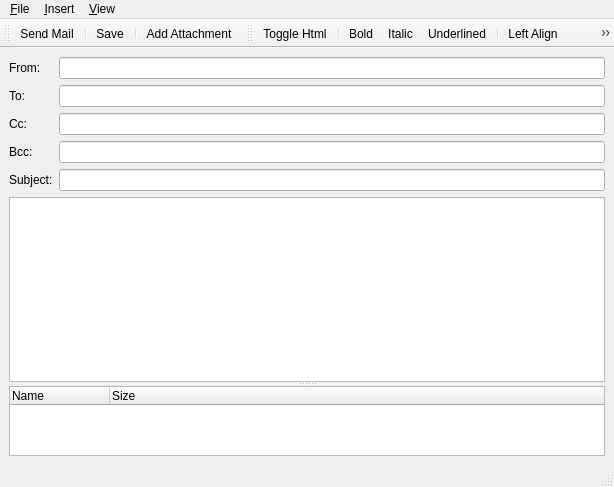
<ui version="4.0" >
 <class>MailEditorDialog</class>
 <widget class="QMainWindow" name="MailEditorDialog" >
  <property name="geometry" >
   <rect>
    <x>0</x>
    <y>0</y>
    <width>614</width>
    <height>487</height>
   </rect>
  </property>
  <property name="windowTitle" >
   <string>Nuntius Leo - Editor</string>
  </property>
  <property name="windowIcon" >
   <iconset resource="../resources.qrc" >
    <normaloff>:/img/images/mail_new.png</normaloff>:/img/images/mail_new.png</iconset>
  </property>
  <widget class="QWidget" name="centralwidget" >
   <property name="geometry" >
    <rect>
     <x>0</x>
     <y>55</y>
     <width>614</width>
     <height>410</height>
    </rect>
   </property>
   <layout class="QGridLayout" name="gridLayout" >
    <item row="0" column="0" >
     <widget class="QLabel" name="label" >
      <property name="text" >
       <string>From:</string>
      </property>
     </widget>
    </item>
    <item row="0" column="1" >
     <widget class="QLineEdit" name="from" >
      <property name="text" >
       <string/>
      </property>
     </widget>
    </item>
    <item row="1" column="0" >
     <widget class="QLabel" name="label_2" >
      <property name="text" >
       <string>To:</string>
      </property>
     </widget>
    </item>
    <item row="1" column="1" >
     <widget class="QLineEdit" name="to" >
      <property name="text" >
       <string/>
      </property>
     </widget>
    </item>
    <item row="2" column="0" >
     <widget class="QLabel" name="label_4" >
      <property name="text" >
       <string>Cc:</string>
      </property>
     </widget>
    </item>
    <item row="2" column="1" >
     <widget class="QLineEdit" name="cc" />
    </item>
    <item row="3" column="0" >
     <widget class="QLabel" name="label_5" >
      <property name="text" >
       <string>Bcc:</string>
      </property>
     </widget>
    </item>
    <item row="3" column="1" >
     <widget class="QLineEdit" name="bcc" />
    </item>
    <item row="4" column="0" >
     <widget class="QLabel" name="label_3" >
      <property name="text" >
       <string>Subject:</string>
      </property>
     </widget>
    </item>
    <item row="4" column="1" >
     <widget class="QLineEdit" name="subject" >
      <property name="text" >
       <string/>
      </property>
     </widget>
    </item>
    <item row="5" column="0" colspan="2" >
     <widget class="QSplitter" name="splitter" >
      <property name="orientation" >
       <enum>Qt::Vertical</enum>
      </property>
      <widget class="QTextEdit" name="text" >
       <property name="sizePolicy" >
        <sizepolicy vsizetype="Expanding" hsizetype="Expanding" >
         <horstretch>0</horstretch>
         <verstretch>4</verstretch>
        </sizepolicy>
       </property>
       <property name="html" >
        <string>&lt;!DOCTYPE HTML PUBLIC "-//W3C//DTD HTML 4.0//EN" "http://www.w3.org/TR/REC-html40/strict.dtd">
&lt;html>&lt;head>&lt;meta name="qrichtext" content="1" />&lt;style type="text/css">
p, li { white-space: pre-wrap; }
&lt;/style>&lt;/head>&lt;body style=" font-family:'Sans Serif'; font-size:10pt; font-weight:400; font-style:normal;">
&lt;p style="-qt-paragraph-type:empty; margin-top:0px; margin-bottom:0px; margin-left:0px; margin-right:0px; -qt-block-indent:0; text-indent:0px;">&lt;/p>&lt;/body>&lt;/html></string>
       </property>
      </widget>
      <widget class="QTreeWidget" name="attachments" >
       <property name="sizePolicy" >
        <sizepolicy vsizetype="Expanding" hsizetype="Expanding" >
         <horstretch>0</horstretch>
         <verstretch>1</verstretch>
        </sizepolicy>
       </property>
       <column>
        <property name="text" >
         <string>Name</string>
        </property>
       </column>
       <column>
        <property name="text" >
         <string>Size</string>
        </property>
       </column>
      </widget>
     </widget>
    </item>
   </layout>
  </widget>
  <widget class="QMenuBar" name="menubar" >
   <property name="geometry" >
    <rect>
     <x>0</x>
     <y>0</y>
     <width>614</width>
     <height>25</height>
    </rect>
   </property>
   <widget class="QMenu" name="menu_File" >
    <property name="title" >
     <string>&amp;File</string>
    </property>
    <addaction name="actionSendMail" />
    <addaction name="actionSave" />
    <addaction name="separator" />
    <addaction name="actionExit" />
   </widget>
   <widget class="QMenu" name="menu_Insert" >
    <property name="title" >
     <string>&amp;Insert</string>
    </property>
    <addaction name="actionAddAttachment" />
   </widget>
   <widget class="QMenu" name="menu_View" >
    <property name="title" >
     <string>&amp;View</string>
    </property>
   </widget>
   <addaction name="menu_File" />
   <addaction name="menu_Insert" />
   <addaction name="menu_View" />
  </widget>
  <widget class="QStatusBar" name="statusbar" >
   <property name="geometry" >
    <rect>
     <x>0</x>
     <y>465</y>
     <width>614</width>
     <height>22</height>
    </rect>
   </property>
  </widget>
  <widget class="QToolBar" name="fileToolBar" >
   <property name="geometry" >
    <rect>
     <x>0</x>
     <y>25</y>
     <width>99</width>
     <height>30</height>
    </rect>
   </property>
   <property name="windowTitle" >
    <string>Toolbar</string>
   </property>
   <attribute name="toolBarArea" >
    <enum>TopToolBarArea</enum>
   </attribute>
   <attribute name="toolBarBreak" >
    <bool>false</bool>
   </attribute>
   <addaction name="actionSendMail" />
   <addaction name="separator" />
   <addaction name="actionSave" />
   <addaction name="separator" />
   <addaction name="actionAddAttachment" />
  </widget>
  <widget class="QToolBar" name="textEditToolBar" >
   <property name="geometry" >
    <rect>
     <x>99</x>
     <y>25</y>
     <width>515</width>
     <height>30</height>
    </rect>
   </property>
   <property name="windowTitle" >
    <string>Editor Toolbar</string>
   </property>
   <attribute name="toolBarArea" >
    <enum>TopToolBarArea</enum>
   </attribute>
   <attribute name="toolBarBreak" >
    <bool>false</bool>
   </attribute>
   <addaction name="actionToggleHtml" />
   <addaction name="separator" />
   <addaction name="actionBold" />
   <addaction name="actionItalic" />
   <addaction name="actionUnderlined" />
   <addaction name="separator" />
   <addaction name="actionAlignmentLeft" />
   <addaction name="actionAlignmentCenter" />
   <addaction name="actionAlignmentRight" />
   <addaction name="actionAlignmentJustified" />
  </widget>
  <action name="actionSendMail" >
   <property name="icon" >
    <iconset resource="../resources.qrc" >
     <normaloff>:/img/images/mail_send.png</normaloff>:/img/images/mail_send.png</iconset>
   </property>
   <property name="text" >
    <string>Send Mail</string>
   </property>
  </action>
  <action name="actionBold" >
   <property name="checkable" >
    <bool>true</bool>
   </property>
   <property name="icon" >
    <iconset resource="../resources.qrc" >
     <normaloff>:/img/images/text_bold.png</normaloff>:/img/images/text_bold.png</iconset>
   </property>
   <property name="text" >
    <string>Bold</string>
   </property>
  </action>
  <action name="actionItalic" >
   <property name="checkable" >
    <bool>true</bool>
   </property>
   <property name="icon" >
    <iconset resource="../resources.qrc" >
     <normaloff>:/img/images/text_italic.png</normaloff>:/img/images/text_italic.png</iconset>
   </property>
   <property name="text" >
    <string>Italic</string>
   </property>
  </action>
  <action name="actionUnderlined" >
   <property name="checkable" >
    <bool>true</bool>
   </property>
   <property name="icon" >
    <iconset resource="../resources.qrc" >
     <normaloff>:/img/images/text_under.png</normaloff>:/img/images/text_under.png</iconset>
   </property>
   <property name="text" >
    <string>Underlined</string>
   </property>
  </action>
  <action name="actionExit" >
   <property name="icon" >
    <iconset resource="../resources.qrc" >
     <normaloff>:/img/images/exit.png</normaloff>:/img/images/exit.png</iconset>
   </property>
   <property name="text" >
    <string>&amp;Exit</string>
   </property>
  </action>
  <action name="actionAlignmentLeft" >
   <property name="checkable" >
    <bool>true</bool>
   </property>
   <property name="icon" >
    <iconset resource="../resources.qrc" >
     <normaloff>:/img/images/text_left.png</normaloff>:/img/images/text_left.png</iconset>
   </property>
   <property name="text" >
    <string>Left Align</string>
   </property>
  </action>
  <action name="actionAlignmentCenter" >
   <property name="checkable" >
    <bool>true</bool>
   </property>
   <property name="icon" >
    <iconset resource="../resources.qrc" >
     <normaloff>:/img/images/text_center.png</normaloff>:/img/images/text_center.png</iconset>
   </property>
   <property name="text" >
    <string>Center Align</string>
   </property>
  </action>
  <action name="actionAlignmentRight" >
   <property name="checkable" >
    <bool>true</bool>
   </property>
   <property name="icon" >
    <iconset resource="../resources.qrc" >
     <normaloff>:/img/images/text_right.png</normaloff>:/img/images/text_right.png</iconset>
   </property>
   <property name="text" >
    <string>Right Align</string>
   </property>
  </action>
  <action name="actionAlignmentJustified" >
   <property name="checkable" >
    <bool>true</bool>
   </property>
   <property name="icon" >
    <iconset resource="../resources.qrc" >
     <normaloff>:/img/images/text_block.png</normaloff>:/img/images/text_block.png</iconset>
   </property>
   <property name="text" >
    <string>Block Align</string>
   </property>
  </action>
  <action name="actionSave" >
   <property name="icon" >
    <iconset resource="../resources.qrc" >
     <normaloff>:/img/images/3floppy_unmount.png</normaloff>:/img/images/3floppy_unmount.png</iconset>
   </property>
   <property name="text" >
    <string>Save</string>
   </property>
  </action>
  <action name="actionAddAttachment" >
   <property name="icon" >
    <iconset resource="../resources.qrc" >
     <normaloff>:/img/images/attach.png</normaloff>:/img/images/attach.png</iconset>
   </property>
   <property name="text" >
    <string>Add Attachment...</string>
   </property>
  </action>
  <action name="actionToggleHtml" >
   <property name="checkable" >
    <bool>true</bool>
   </property>
   <property name="checked" >
    <bool>false</bool>
   </property>
   <property name="icon" >
    <iconset resource="../resources.qrc" >
     <normaloff>:/img/images/html.png</normaloff>:/img/images/html.png</iconset>
   </property>
   <property name="text" >
    <string>Toggle Html</string>
   </property>
  </action>
 </widget>
 <resources>
  <include location="../resources.qrc" />
 </resources>
 <connections>
  <connection>
   <sender>actionToggleHtml</sender>
   <signal>triggered(bool)</signal>
   <receiver>actionBold</receiver>
   <slot>setEnabled(bool)</slot>
   <hints>
    <hint type="sourcelabel" >
     <x>-1</x>
     <y>-1</y>
    </hint>
    <hint type="destinationlabel" >
     <x>-1</x>
     <y>-1</y>
    </hint>
   </hints>
  </connection>
  <connection>
   <sender>actionToggleHtml</sender>
   <signal>triggered(bool)</signal>
   <receiver>actionItalic</receiver>
   <slot>setEnabled(bool)</slot>
   <hints>
    <hint type="sourcelabel" >
     <x>-1</x>
     <y>-1</y>
    </hint>
    <hint type="destinationlabel" >
     <x>-1</x>
     <y>-1</y>
    </hint>
   </hints>
  </connection>
  <connection>
   <sender>actionToggleHtml</sender>
   <signal>triggered(bool)</signal>
   <receiver>actionUnderlined</receiver>
   <slot>setEnabled(bool)</slot>
   <hints>
    <hint type="sourcelabel" >
     <x>-1</x>
     <y>-1</y>
    </hint>
    <hint type="destinationlabel" >
     <x>-1</x>
     <y>-1</y>
    </hint>
   </hints>
  </connection>
 </connections>
</ui>
